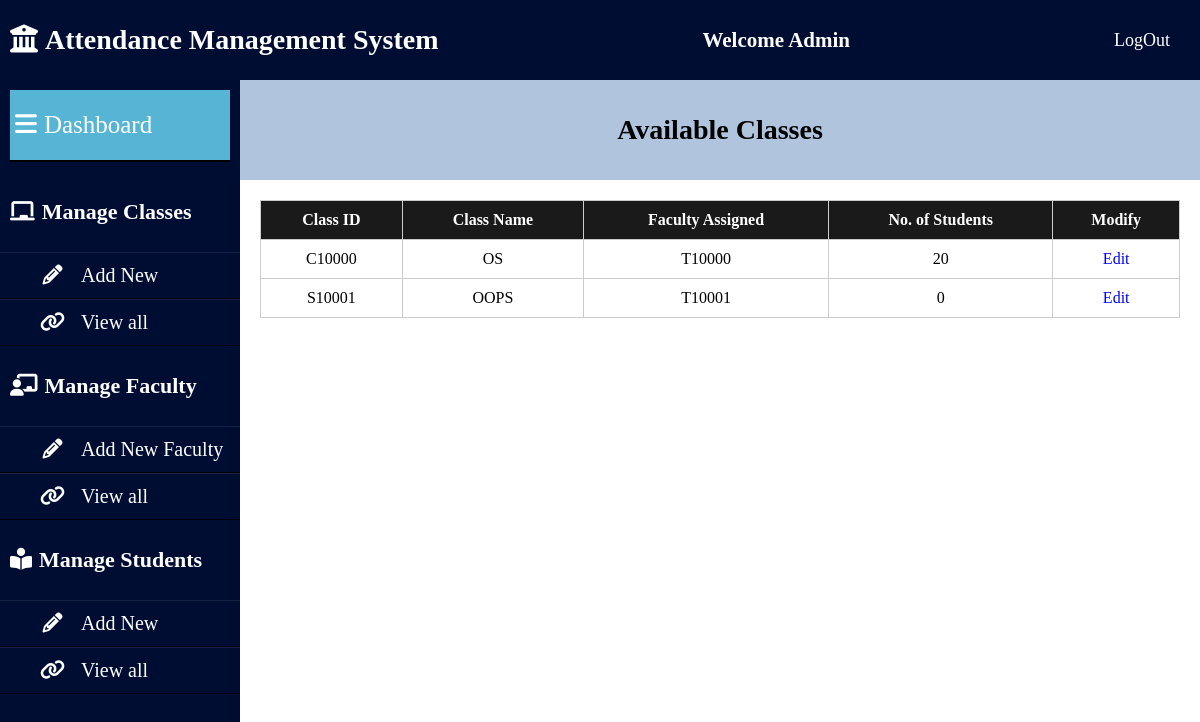
Page /viewclass (signed in) on the earlier database version.
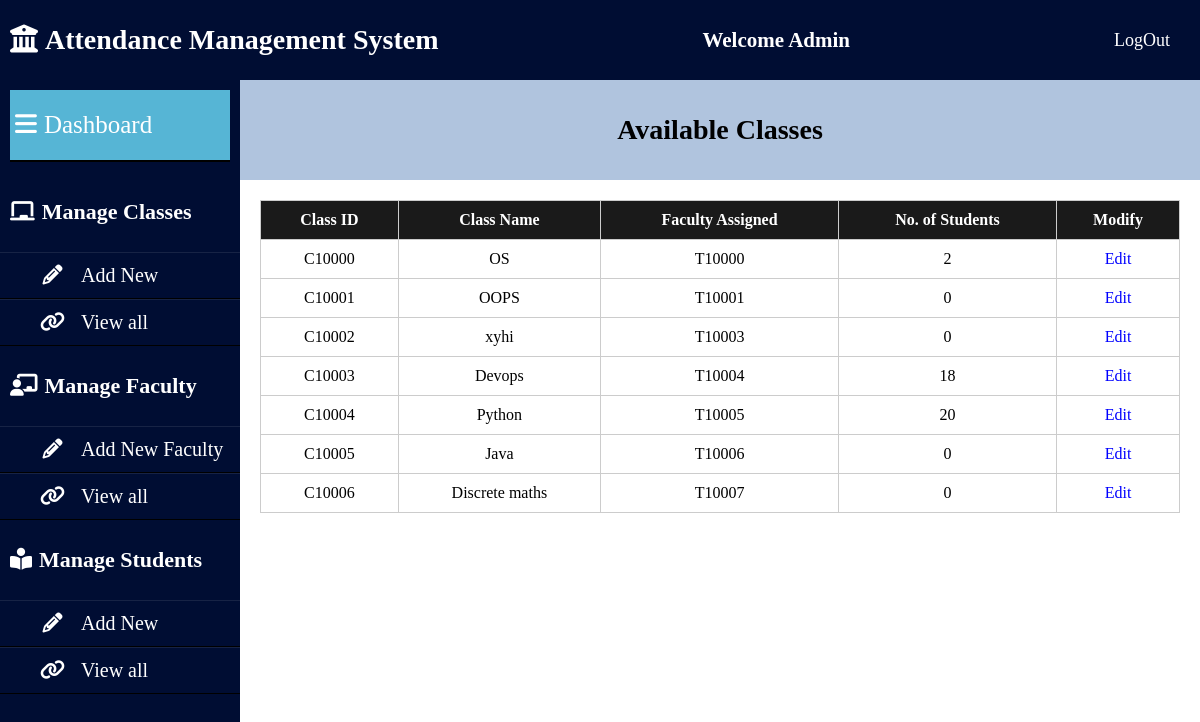
Same page on the later database version.
### AMS_APP/models.py (models this page shows, shortened)
class Subject(models.Model):
    subject_id=models.CharField(max_length=15)
    subject_name=models.CharField(max_length=30)
    teacher_id=models.CharField(max_length=15)
    classes_held=models.IntegerField()
    number_of_students=models.IntegerField()
    class_info=models.TextField()

### AMS_APP/views.py (the view)
# urls.py: path('viewclass', views.viewclass, name='viewclass'),
def viewclass(request):
    if request.user.is_anonymous:
        return redirect("/")
    subject_list=(Subject.objects.all())
    return render(request, 'viewclass.html',
                  {'subject_list':subject_list})

### template/viewclass.html (shortened to what this page needs)
{% load static %}
<!DOCTYPE html>
<html lang="en">
<head>
    <link rel="stylesheet" href="https://cdnjs.cloudflare.com/ajax/libs/font-awesome/6.4.0/css/all.min.css">
    <link rel="stylesheet" type="text/css" href="{% static 'css/admindashboard.css'%}">
</head>
<body>
    <header class="mainheader">
        <h1><i class="fas fa-university"></i>Attendance Management System</h1>
        <h2>Welcome Admin</h2>
        <a href="/logoutuser" class="btn">LogOut</a>
    </header>
    <aside>
        <header>
            <a href="AdminDashboard">
                <i class="fas fa-bars"></i>Dashboard
            </a>
        </header>
        <ul>
            <li><h4><i class="fas fa-chalkboard"></i>Manage Classes</h4></li>
            <ul>
                <li><a href="/courseadd"><i class="fa fa-pencil fa-fw"></i>Add New</a></li>
                <li><a href="/viewclass"><i class="fa fa-link"></i>View all</a></li>
            </ul>
        </ul>
        <ul>
            <li><h4><i class="fas fa-chalkboard-teacher"></i>Manage Faculty</h4></li>
            <ul>
                <li><a href="/teacher"><i class="fa fa-pencil fa-fw"></i>Add New Faculty</a></li>
                <li><a href="/viewfaculty"><i class="fa fa-link"></i>View all</a></li>
            </ul>
        </ul>
        <ul>
            <li><h4><i class="fas fa-book-reader" aria-hidden="true"></i>Manage Students</h4></li>
            <ul>
                <li><a href="/addnewstudent"><i class="fa fa-pencil fa-fw"></i>Add New</a></li>
                <li><a href="/viewstudent"><i class="fa fa-link"></i>View all</a></li>
            </ul>
        </ul>
    </aside>
    <div class="content-container">
</head>
    <header id="topic">
        <h1>Available Classes</h1>
    </header>
    <main>
        <table id="class-table">
            <thead>
                <tr>
                    <th>Class ID</th>
                    <th>Class Name</th>
                    <th>Faculty Assigned</th>
                    <th>No. of Students</th>
                    <th>Modify</th>
                </tr>
            </thead>
            <tbody>
                {% for q in subject_list %}
						  <tr>
							<td>{{q.subject_id}}</td>
							<td>{{q.subject_name}}</td>
							<td>{{q.teacher_id}}</td>
                            <td>{{q.number_of_students}}</td>
							<td><a href="/class_mgmt/?subject_id={{ q.subject_id }}">Edit</a></td>
						  </tr>
						  {% endfor %}
            </tbody>
        </table>
    </main>
    </div>
</body>
</html>

### static/css/admindashboard.css (style rules this page uses)
* { padding : 0; margin : 0; box-sizing :border-box; list-style: none; text-decoration: none; }
.mainheader { z-index: 100000; position:fixed; width:100%; }
aside { margin-top:60px; width: 20%; height: 100%; background: #000d33; float:left; padding-top:20px; position:fixed; }
aside header a { margin:0; padding:0; width:100%; display:block; box-sizing: border-box; font-size: 25px; line-height: 70px; color:white; text-align: left; border-bottom:2px solid black; background: rgb(86, 181, 213); padding-left: 5px; }
aside ul a { display:block; width: 100%; line-height:45px; font-size: 20px; color: white; padding-left:40px; box-sizing: border-box; border-top: 1px solid rgba(225, 225, 225,.1); border-bottom: 1px solid black; }
aside ul a i { margin-right: 16px; }
aside ul li h4 { color: white; line-height: 60px; padding: 10px; font-size: 22px; }
header { background: #000d33; display: flex; justify-content: space-between; color: white; line-height: 60px; font-size: 14px; padding:10px; }
header a { color:white; font-size: 18px; text-decoration: none; padding-right: 20px; }
.content-container { width: 80%; float:right; margin-top:60px; padding-top:20px; }
i { margin-right: 7px; }

### template/viewclass.html (style rules this page uses)
body { font-family: 'Times New Roman', Times, serif; margin: 0; padding: 0; }
header#topic { background-color: lightsteelblue; color: black; padding: 20px; justify-content: center; }
main { padding: 20px; }
table#class-table { width: 100%; border-collapse: collapse; }
table#class-table th, table#class-table td { border: 1px solid #ccc; padding: 10px; text-align: center; }
table#class-table th { background-color:rgb(26, 26, 26); color: white; }
table#class-table td:last-child { text-align: center; }
table#class-table a { text-decoration: none; color: blue; }
aside { position: fixed; }

Differences in the rows shown:
changed Subject "OS": number_of_students "20" → "2"
changed Subject "OOPS": subject_id "S10001" → "C10001"
added Subject: subject_id "C10002", subject_name "xyhi", teacher_id "T10003", number_of_students "0"
added Subject: subject_id "C10003", subject_name "Devops", teacher_id "T10004", number_of_students "18"
added Subject: subject_id "C10004", subject_name "Python", teacher_id "T10005", number_of_students "20"
added Subject: subject_id "C10005", subject_name "Java", teacher_id "T10006", number_of_students "0"
added Subject: subject_id "C10006", subject_name "Discrete maths", teacher_id "T10007", number_of_students "0"
